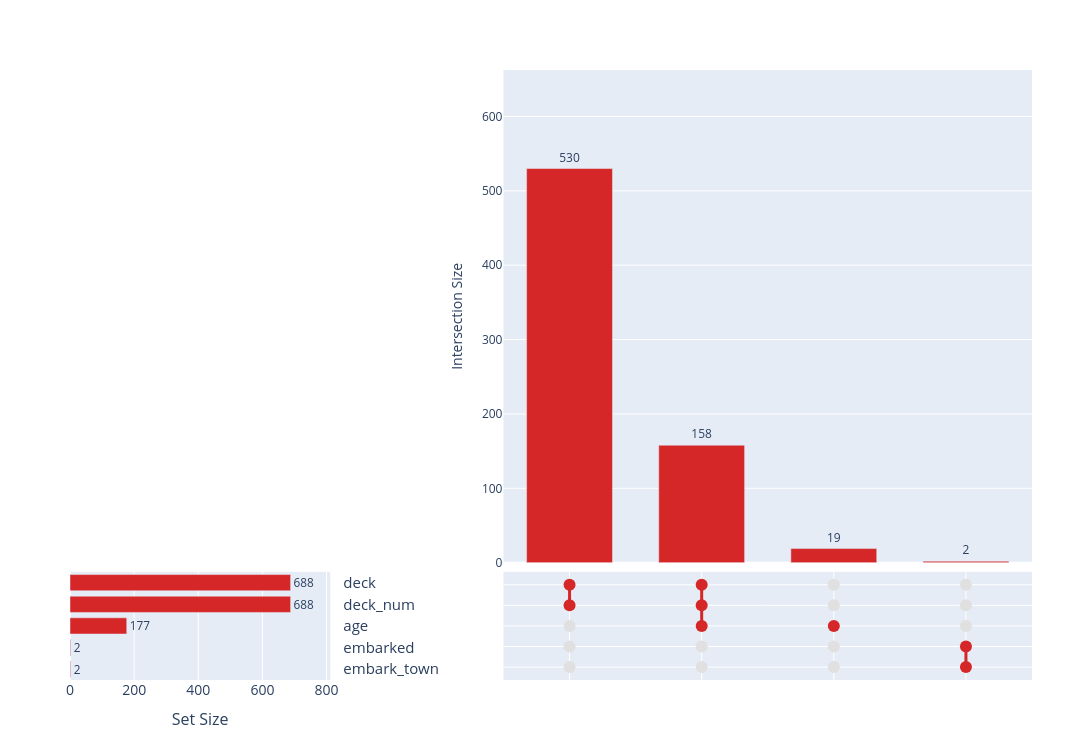

This figure's notebook cell:
### Code cell
df.upset_plot().show()

### Figure 1 — Plotly figure (JSON) as saved in the notebook; plotly's stock layout.template omitted (floating-point values rounded to 4 significant figures)
{"data": [{"customdata": ["deck, deck_num", "deck, deck_num, age", "age", "embarked, embark_town"], "hovertemplate": "<b>Missing columns</b>: %{customdata}<br><b>Rows</b>: %{y}<extra></extra>", "marker": {"color": "#d62728"}, "text": ["530", "158", "19", "2"], "textposition": "outside", "type": "bar", "x": [1, 2, 3, 4], "xaxis": "x", "y": [530, 158, 19, 2], "yaxis": "y"}, {"cliponaxis": false, "hovertemplate": "<b>Column</b>: %{y}<br><b>Missing</b>: %{x}<extra></extra>", "marker": {"color": "#d62728"}, "orientation": "h", "text": ["688", "688", "177", "2", "2"], "textfont": {"size": 16}, "textposition": "outside", "type": "bar", "width": 0.75, "x": [688, 688, 177, 2, 2], "xaxis": "x2", "y": ["deck", "deck_num", "age", "embarked", "embark_town"], "yaxis": "y2"}, {"hoverinfo": "skip", "marker": {"color": "#e0e0e0", "size": 12}, "mode": "markers", "type": "scatter", "x": [1, 1, 1, 2, 2, 3, 3, 3, 3, 4, 4, 4], "xaxis": "x3", "y": ["age", "embarked", "embark_town", "embarked", "embark_town", "deck", "deck_num", "embarked", "embark_town", "deck", "deck_num", "age"], "yaxis": "y3"}, {"hoverinfo": "skip", "line": {"color": "#d62728", "width": 3}, "mode": "lines", "type": "scatter", "x": [1, 1, null, 2, 2, null, 4, 4, null], "xaxis": "x3", "y": ["deck", "deck_num", null, "deck", "age", null, "embarked", "embark_town", null], "yaxis": "y3"}, {"customdata": ["deck, deck_num", "deck, deck_num", "deck, deck_num, age", "deck, deck_num, age", "deck, deck_num, age", "age", "embarked, embark_town", "embarked, embark_town"], "hovertemplate": "<b>Columns</b>: %{customdata}<extra></extra>", "marker": {"color": ["#d62728", "#d62728", "#d62728", "#d62728", "#d62728", "#d62728", "#d62728", "#d62728"], "size": 12}, "mode": "markers", "type": "scatter", "x": [1, 1, 2, 2, 2, 3, 4, 4], "xaxis": "x3", "y": ["deck", "deck_num", "deck", "deck_num", "age", "age", "embarked", "embark_town"], "yaxis": "y3"}], "layout": {"bargap": 0.35, "font": {}, "height": 750, "hoverlabel": {"font": {"size": 14}}, "legend": {"title": {}}, "margin": {"b": 70, "l": 70, "r": 60, "t": 70}, "showlegend": false, "title": {}, "width": 1500, "xaxis": {"anchor": "y", "domain": [0.4506, 1], "range": [0.5, 4.5], "showticklabels": false}, "xaxis2": {"anchor": "y2", "domain": [0, 0.2706], "range": [0, 811.8], "tickfont": {"size": 14}, "title": {"font": {"size": 16}, "text": "Set Size"}}, "xaxis3": {"anchor": "y3", "domain": [0.4506, 1], "range": [0.5, 4.5], "showticklabels": false}, "yaxis": {"anchor": "x", "domain": [0.1923, 1], "range": [0, 662.5], "title": {"text": "Intersection Size"}}, "yaxis2": {"anchor": "x2", "autorange": "reversed", "categoryarray": ["deck", "deck_num", "age", "embarked", "embark_town"], "categoryorder": "array", "domain": [0, 0.1773], "showticklabels": true, "side": "right", "tickfont": {"size": 15}, "ticklabelstandoff": 12, "ticks": ""}, "yaxis3": {"anchor": "x3", "autorange": "reversed", "categoryarray": ["deck", "deck_num", "age", "embarked", "embark_town"], "categoryorder": "array", "domain": [0, 0.1773], "showticklabels": false}}}
